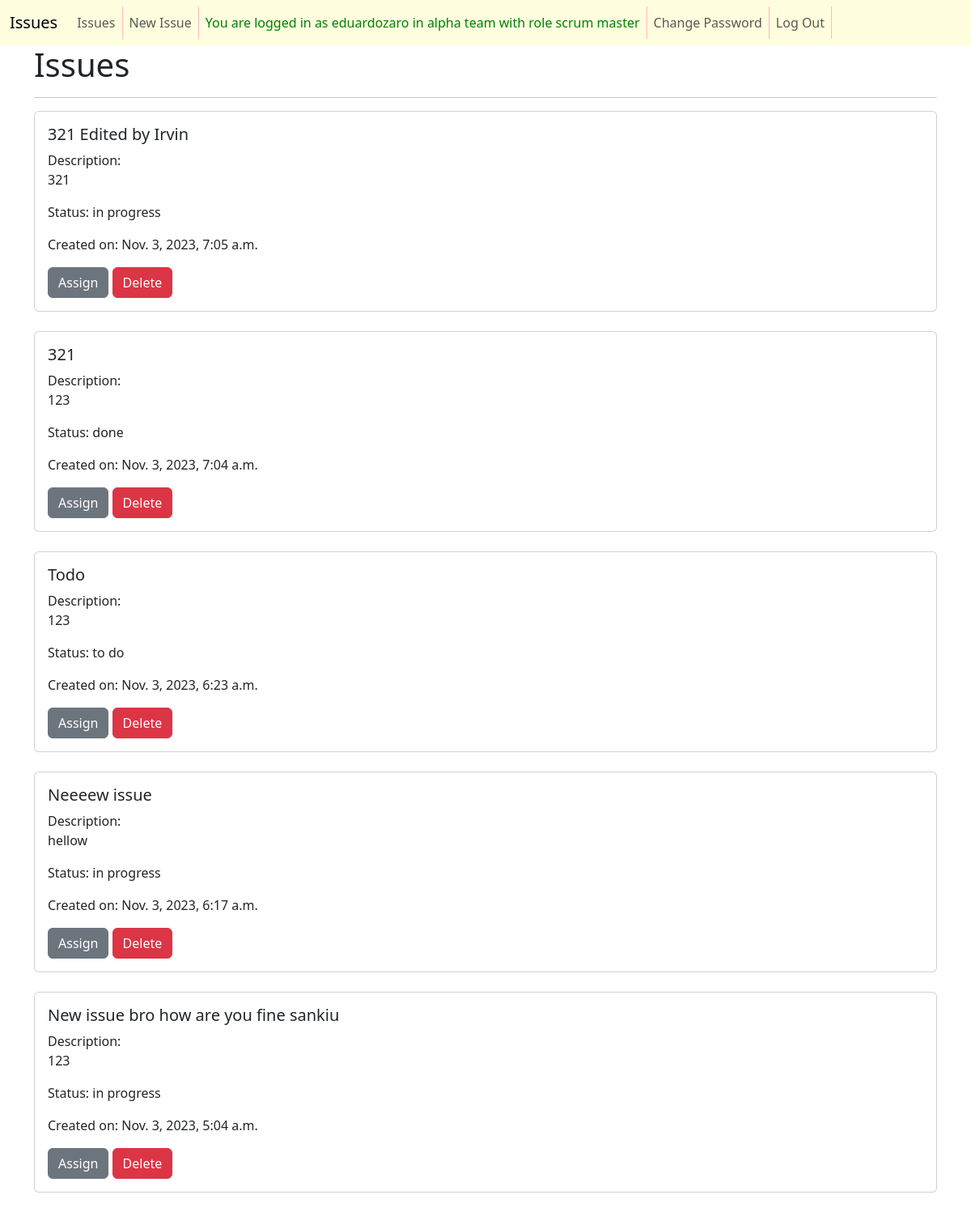
Screenshot of /issues/ (signed in) with the database file from the repository.
### accounts/models.py (models this page shows, shortened)
class CustomUser(AbstractUser):
    team = models.ForeignKey(
        Team,
        on_delete=models.CASCADE,
        null=True, blank=True,
    )
    role = models.ForeignKey(
        Role,
        on_delete=models.CASCADE,
        null=True, blank=True,
    )

class Team(models.Model):
    name = models.CharField(max_length=128)
    description = models.CharField(max_length=256)
    def __str__(self):
        return self.name

class Role(models.Model):
    name = models.CharField(max_length=128)
    description = models.CharField(max_length=256)
    def __str__(self):
        return self.name

### issues/models.py (models this page shows, shortened)
class Issue(models.Model):
    summary = models.CharField(max_length=128)
    description = models.TextField()
    reporter = models.ForeignKey(
        get_user_model(),
        on_delete=models.CASCADE,
        related_name='reporter',
    )
    assignee = models.ForeignKey(
        get_user_model(),
        on_delete=models.CASCADE,
        related_name='assignee',
    )
    created_on = models.DateTimeField(auto_now_add=True)
    status = models.ForeignKey(
        Status,
        on_delete=models.CASCADE,
    )

class Status(models.Model):
    name = models.CharField(max_length=128)
    description = models.CharField(max_length=256)
    def __str__(self):
        return self.name

### issues/views.py (the view)
# urls.py: path("", views.IssueListView.as_view(), name="list"),
class IssueListView(LoginRequiredMixin, ListView):
    template_name = "issues/list.html"
    model = Issue
    def get_context_data(self, **kwargs):
        context = super().get_context_data(**kwargs)
        context["issue_list"] = Issue.objects.order_by("created_on").reverse()
        return context

### templates/issues/list.html (shortened to what this page needs)
{% extends 'base.html' %}
{% block content %}
<h1>Issues</h1>
<hr>
<div class="cards-container">
    {% for issue in issue_list %}
    <div class="card">
        <div class="card-body">
            <h5 class="card-title">{{ issue.summary }}</h5>
            <p class="card-text">Description:<br>{{ issue.description | truncatechars:128}}</p>
            <p class="card-text">Status: {{ issue.status }}</p>
            <p class="card-text">Created on: {{ issue.created_on }}</p>
            {% if user.role|stringformat:"s" == "scrum master" %}
            <a class="btn btn-secondary" href="{% url 'assign' issue.id %}">Assign</a>
            {% endif %}
            {% if user.role|stringformat:"s" == "scrum master" %}
            <a class="btn btn-danger" href="{% url 'delete' issue.id %}">Delete</a>
            {% endif %}
        </div>
    </div>
    <br>
    {% endfor %}
</div>
{% endblock content %}

### templates/base.html (shortened to what this page needs)
{% load static %}
<!DOCTYPE html>
<html lang="en">
<head>
    <link href="https://cdn.jsdelivr.net/npm/bootstrap@5.3.2/dist/css/bootstrap.min.css" rel="stylesheet"
>
    <link rel="stylesheet" href="{% static 'css/base.css' %}">
</head>
<body>
    <nav class="navbar navbar-expand-lg bg-body-tertiary">
        <div class="container-fluid">
            <a class="navbar-brand" href="{% url 'home' %}">Issues</a>
            <div class="collapse navbar-collapse" id="navbarNav">
                <ul class="navbar-nav">
                    <li class="nav-item">
                        <a class="nav-link" href="{% url 'list' %}">Issues</a>
                    </li>
                    {% if user.is_authenticated %}
                    <li class="nav-item">
                        <a class="nav-link" href="{% url 'new' %}">New Issue</a>
                    </li>
                    <li class="nav-item">
                        <a class="nav-link" style="color:green;">You are logged in as {{user.username}} in {{user.team}} team with role {{user.role}}</a>
                    </li>
                    <li class="nav-item">
                        <a class="nav-link" href="{% url 'password_change' %}">Change Password</a>
                    </li>
                    <li class="nav-item">
                        <a class="nav-link" href="{% url 'logout' %}">Log Out</a>
                    </li>
                    {% endif %}
                </ul>
            </div>
        </div>
    </nav>
    <div class="container">
        {% block content %}{% endblock content %}
    </div>
</body>
</html>

### static/css/base.css (style rules this page uses)
* { margin:0; padding:0; }
.navbar { background:lightyellow!important; }
.navbar li { border-right: 1px solid lightpink; }

### rows the page displays
CustomUser: username "eduardozaro", team "alpha", role "scrum master"
Issue: summary "321 Edited by Irvin", description "321", status "in progress", created_on "Nov. 3, 2023, 7:05 a.m."
Issue: summary "321", description "123", status "done", created_on "Nov. 3, 2023, 7:04 a.m."
Issue: summary "Todo", description "123", status "to do", created_on "Nov. 3, 2023, 6:23 a.m."
Issue: summary "Neeeew issue", description "hellow", status "in progress", created_on "Nov. 3, 2023, 6:17 a.m."
Issue: summary "New issue bro how are you fine sankiu", description "123", status "in progress", created_on "Nov. 3, 2023, 5:04 a.m."
